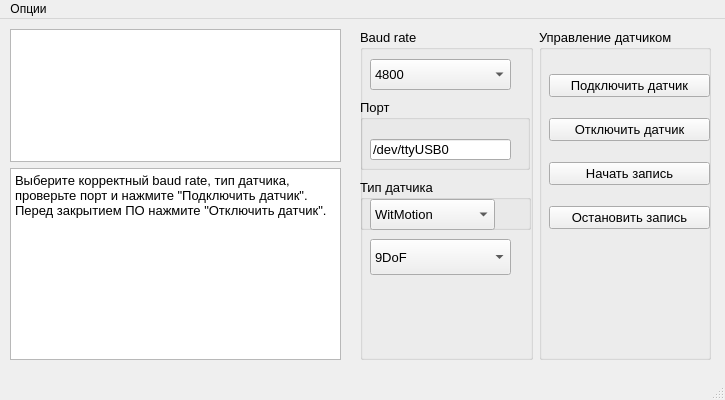
<?xml version="1.0" encoding="UTF-8"?>
<ui version="4.0">
 <class>WitMotionConnect_MainWindow</class>
 <widget class="QMainWindow" name="WitMotionConnect_MainWindow">
  <property name="geometry">
   <rect>
    <x>0</x>
    <y>0</y>
    <width>725</width>
    <height>400</height>
   </rect>
  </property>
  <property name="minimumSize">
   <size>
    <width>725</width>
    <height>400</height>
   </size>
  </property>
  <property name="maximumSize">
   <size>
    <width>725</width>
    <height>400</height>
   </size>
  </property>
  <property name="windowTitle">
   <string>WitMotion Connect</string>
  </property>
  <widget class="QWidget" name="WitMotionConnect_centralwidget">
   <widget class="QWidget" name="layoutWidget">
    <property name="geometry">
     <rect>
      <x>360</x>
      <y>10</y>
      <width>351</width>
      <height>331</height>
     </rect>
    </property>
    <layout class="QHBoxLayout" name="horizontalLayout_4">
     <item>
      <layout class="QVBoxLayout" name="verticalLayout">
       <item>
        <widget class="QGroupBox" name="IMU_baud_rate_groupBox">
         <property name="font">
          <font>
           <pointsize>10</pointsize>
          </font>
         </property>
         <property name="title">
          <string>Baud rate</string>
         </property>
         <widget class="QComboBox" name="IMU_baud_rate_comboBox">
          <property name="geometry">
           <rect>
            <x>10</x>
            <y>30</y>
            <width>141</width>
            <height>31</height>
           </rect>
          </property>
          <property name="font">
           <font>
            <pointsize>10</pointsize>
           </font>
          </property>
          <item>
           <property name="text">
            <string>4800</string>
           </property>
          </item>
          <item>
           <property name="text">
            <string>9600</string>
           </property>
          </item>
          <item>
           <property name="text">
            <string>19200</string>
           </property>
          </item>
          <item>
           <property name="text">
            <string>38400</string>
           </property>
          </item>
          <item>
           <property name="text">
            <string>57600</string>
           </property>
          </item>
          <item>
           <property name="text">
            <string>115200</string>
           </property>
          </item>
          <item>
           <property name="text">
            <string>230400</string>
           </property>
          </item>
          <item>
           <property name="text">
            <string>460800</string>
           </property>
          </item>
          <item>
           <property name="text">
            <string>921600</string>
           </property>
          </item>
         </widget>
         <widget class="QGroupBox" name="IMU_port_groupBox">
          <property name="geometry">
           <rect>
            <x>0</x>
            <y>70</y>
            <width>170</width>
            <height>71</height>
           </rect>
          </property>
          <property name="font">
           <font>
            <pointsize>10</pointsize>
           </font>
          </property>
          <property name="title">
           <string>Порт</string>
          </property>
          <widget class="QLineEdit" name="IMU_port_lineEdit">
           <property name="geometry">
            <rect>
             <x>10</x>
             <y>40</y>
             <width>141</width>
             <height>21</height>
            </rect>
           </property>
           <property name="font">
            <font>
             <pointsize>10</pointsize>
            </font>
           </property>
           <property name="text">
            <string>/dev/ttyUSB0</string>
           </property>
           <property name="placeholderText">
            <string>/dev/ttyUSB0</string>
           </property>
          </widget>
         </widget>
         <widget class="QGroupBox" name="IMU_type_groupBox">
          <property name="geometry">
           <rect>
            <x>0</x>
            <y>150</y>
            <width>171</width>
            <height>51</height>
           </rect>
          </property>
          <property name="title">
           <string>Тип датчика</string>
          </property>
          <widget class="QComboBox" name="IMU_type_comboBox">
           <property name="geometry">
            <rect>
             <x>10</x>
             <y>20</y>
             <width>125</width>
             <height>31</height>
            </rect>
           </property>
           <item>
            <property name="text">
             <string>WitMotion</string>
            </property>
           </item>
           <item>
            <property name="text">
             <string>Single MPU</string>
            </property>
           </item>
           <item>
            <property name="text">
             <string>Double MPU</string>
            </property>
           </item>
          </widget>
         </widget>
         <widget class="QComboBox" name="IMU_mode_comboBox">
          <property name="geometry">
           <rect>
            <x>10</x>
            <y>210</y>
            <width>141</width>
            <height>36</height>
           </rect>
          </property>
          <item>
           <property name="text">
            <string>9DoF</string>
           </property>
          </item>
          <item>
           <property name="text">
            <string>9DoF initonly</string>
           </property>
          </item>
          <item>
           <property name="text">
            <string>6DoF</string>
           </property>
          </item>
         </widget>
        </widget>
       </item>
      </layout>
     </item>
     <item>
      <widget class="QGroupBox" name="IMU_control_buttons_groupBox">
       <property name="font">
        <font>
         <pointsize>10</pointsize>
        </font>
       </property>
       <property name="title">
        <string>Управление датчиком</string>
       </property>
       <widget class="QWidget" name="verticalLayoutWidget">
        <property name="geometry">
         <rect>
          <x>10</x>
          <y>30</y>
          <width>161</width>
          <height>188</height>
         </rect>
        </property>
        <layout class="QVBoxLayout" name="IMU_control_verticalLayout">
         <item>
          <widget class="QPushButton" name="IMU_connect_button">
           <property name="font">
            <font>
             <pointsize>10</pointsize>
            </font>
           </property>
           <property name="text">
            <string>Подключить датчик</string>
           </property>
          </widget>
         </item>
         <item>
          <widget class="QPushButton" name="IMU_disconnect_button">
           <property name="font">
            <font>
             <pointsize>10</pointsize>
            </font>
           </property>
           <property name="text">
            <string>Отключить датчик</string>
           </property>
          </widget>
         </item>
         <item>
          <widget class="QPushButton" name="IMU_recording_start_button">
           <property name="font">
            <font>
             <pointsize>10</pointsize>
            </font>
           </property>
           <property name="text">
            <string>Начать запись</string>
           </property>
          </widget>
         </item>
         <item>
          <widget class="QPushButton" name="IMU_recording_stop_button">
           <property name="font">
            <font>
             <pointsize>10</pointsize>
            </font>
           </property>
           <property name="text">
            <string>Остановить запись</string>
           </property>
          </widget>
         </item>
        </layout>
       </widget>
      </widget>
     </item>
    </layout>
   </widget>
   <widget class="QWidget" name="layoutWidget">
    <property name="geometry">
     <rect>
      <x>10</x>
      <y>10</y>
      <width>331</width>
      <height>331</height>
     </rect>
    </property>
    <layout class="QVBoxLayout" name="verticalLayout_2" stretch="1,0">
     <item>
      <widget class="QTextEdit" name="output_textEdit">
       <property name="font">
        <font>
         <pointsize>10</pointsize>
        </font>
       </property>
       <property name="readOnly">
        <bool>true</bool>
       </property>
      </widget>
     </item>
     <item>
      <widget class="QTextBrowser" name="QSG_textBrowser">
       <property name="font">
        <font>
         <pointsize>10</pointsize>
        </font>
       </property>
       <property name="markdown">
        <string>Выберите корректный baud rate, тип датчика, проверьте порт и нажмите
&quot;Подключить датчик&quot;.  Перед закрытием ПО нажмите &quot;Отключить датчик&quot;.

</string>
       </property>
       <property name="html">
        <string>&lt;!DOCTYPE HTML PUBLIC &quot;-//W3C//DTD HTML 4.0//EN&quot; &quot;http://www.w3.org/TR/REC-html40/strict.dtd&quot;&gt;
&lt;html&gt;&lt;head&gt;&lt;meta name=&quot;qrichtext&quot; content=&quot;1&quot; /&gt;&lt;meta charset=&quot;utf-8&quot; /&gt;&lt;style type=&quot;text/css&quot;&gt;
p, li { white-space: pre-wrap; }
hr { height: 1px; border-width: 0; }
li.unchecked::marker { content: &quot;\2610&quot;; }
li.checked::marker { content: &quot;\2612&quot;; }
&lt;/style&gt;&lt;/head&gt;&lt;body style=&quot; font-family:'Cantarell'; font-size:10pt; font-weight:400; font-style:normal;&quot;&gt;
&lt;p style=&quot; margin-top:6px; margin-bottom:6px; margin-left:0px; margin-right:0px; -qt-block-indent:0; text-indent:0px;&quot;&gt;Выберите корректный baud rate, тип датчика, проверьте порт и нажмите &amp;quot;Подключить датчик&amp;quot;.  Перед закрытием ПО нажмите &amp;quot;Отключить датчик&amp;quot;.&lt;/p&gt;&lt;/body&gt;&lt;/html&gt;</string>
       </property>
      </widget>
     </item>
    </layout>
   </widget>
  </widget>
  <widget class="QMenuBar" name="menubar">
   <property name="geometry">
    <rect>
     <x>0</x>
     <y>0</y>
     <width>725</width>
     <height>28</height>
    </rect>
   </property>
   <widget class="QMenu" name="menu_options">
    <property name="title">
     <string>Опции</string>
    </property>
    <addaction name="decipher_action"/>
    <addaction name="settings_action"/>
    <addaction name="magCal_action"/>
   </widget>
   <addaction name="menu_options"/>
  </widget>
  <widget class="QStatusBar" name="statusbar"/>
  <action name="decipher_action">
   <property name="text">
    <string>Дешифратор</string>
   </property>
  </action>
  <action name="settings_action">
   <property name="text">
    <string>Настройки</string>
   </property>
  </action>
  <action name="magCal_action">
   <property name="text">
    <string>Калибровка магнетометра</string>
   </property>
  </action>
 </widget>
 <resources/>
 <connections/>
</ui>
